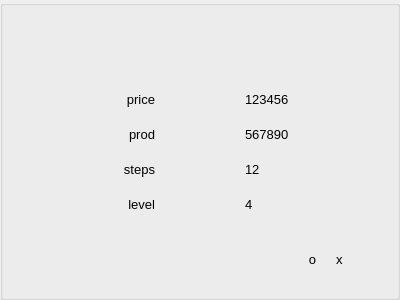
               <widget class="QGroupBox" name="groupBox_4">
                <property name="minimumSize">
                 <size>
                  <width>400</width>
                  <height>300</height>
                 </size>
                </property>
                <property name="maximumSize">
                 <size>
                  <width>400</width>
                  <height>300</height>
                 </size>
                </property>
                <property name="palette">
                 <palette>
                  <active>
                   <colorrole role="ToolTipText">
                    <brush brushstyle="SolidPattern">
                     <color alpha="255">
                      <red>255</red>
                      <green>255</green>
                      <blue>255</blue>
                     </color>
                    </brush>
                   </colorrole>
                  </active>
                  <inactive>
                   <colorrole role="ToolTipText">
                    <brush brushstyle="SolidPattern">
                     <color alpha="255">
                      <red>255</red>
                      <green>255</green>
                      <blue>255</blue>
                     </color>
                    </brush>
                   </colorrole>
                  </inactive>
                  <disabled>
                   <colorrole role="ToolTipText">
                    <brush brushstyle="SolidPattern">
                     <color alpha="255">
                      <red>255</red>
                      <green>255</green>
                      <blue>255</blue>
                     </color>
                    </brush>
                   </colorrole>
                  </disabled>
                 </palette>
                </property>
                <property name="font">
                 <font>
                  <pointsize>10</pointsize>
                 </font>
                </property>
                <property name="title">
                 <string/>
                </property>
                <property name="alignment">
                 <set>Qt::AlignCenter</set>
                </property>
                <layout class="QHBoxLayout" name="horizontalLayout_12">
                 <property name="spacing">
                  <number>50</number>
                 </property>
                 <item>
                  <layout class="QVBoxLayout" name="verticalLayout_12">
                   <property name="spacing">
                    <number>20</number>
                   </property>
                   <property name="rightMargin">
                    <number>20</number>
                   </property>
                   <item>
                    <spacer name="verticalSpacer_28">
                     <property name="orientation">
                      <enum>Qt::Vertical</enum>
                     </property>
                     <property name="sizeHint" stdset="0">
                      <size>
                       <width>20</width>
                       <height>40</height>
                      </size>
                     </property>
                    </spacer>
                   </item>
                   <item>
                    <widget class="QLabel" name="label_38">
                     <property name="font">
                      <font>
                       <pointsize>10</pointsize>
                      </font>
                     </property>
                     <property name="text">
                      <string>price</string>
                     </property>
                     <property name="alignment">
                      <set>Qt::AlignRight|Qt::AlignTrailing|Qt::AlignVCenter</set>
                     </property>
                    </widget>
                   </item>
                   <item>
                    <widget class="QLabel" name="label_39">
                     <property name="font">
                      <font>
                       <pointsize>10</pointsize>
                      </font>
                     </property>
                     <property name="text">
                      <string>prod</string>
                     </property>
                     <property name="alignment">
                      <set>Qt::AlignRight|Qt::AlignTrailing|Qt::AlignVCenter</set>
                     </property>
                    </widget>
                   </item>
                   <item>
                    <widget class="QLabel" name="label_37">
                     <property name="font">
                      <font>
                       <pointsize>10</pointsize>
                      </font>
                     </property>
                     <property name="text">
                      <string>steps</string>
                     </property>
                     <property name="alignment">
                      <set>Qt::AlignRight|Qt::AlignTrailing|Qt::AlignVCenter</set>
                     </property>
                    </widget>
                   </item>
                   <item>
                    <widget class="QLabel" name="label_36">
                     <property name="font">
                      <font>
                       <pointsize>10</pointsize>
                      </font>
                     </property>
                     <property name="text">
                      <string>level</string>
                     </property>
                     <property name="alignment">
                      <set>Qt::AlignRight|Qt::AlignTrailing|Qt::AlignVCenter</set>
                     </property>
                    </widget>
                   </item>
                   <item>
                    <spacer name="verticalSpacer_29">
                     <property name="orientation">
                      <enum>Qt::Vertical</enum>
                     </property>
                     <property name="sizeHint" stdset="0">
                      <size>
                       <width>20</width>
                       <height>40</height>
                      </size>
                     </property>
                    </spacer>
                   </item>
                  </layout>
                 </item>
                 <item>
                  <layout class="QVBoxLayout" name="verticalLayout_14">
                   <property name="spacing">
                    <number>20</number>
                   </property>
                   <property name="leftMargin">
                    <number>20</number>
                   </property>
                   <property name="topMargin">
                    <number>20</number>
                   </property>
                   <item>
                    <spacer name="verticalSpacer_30">
                     <property name="orientation">
                      <enum>Qt::Vertical</enum>
                     </property>
                     <property name="sizeHint" stdset="0">
                      <size>
                       <width>20</width>
                       <height>40</height>
                      </size>
                     </property>
                    </spacer>
                   </item>
                   <item>
                    <widget class="QLabel" name="label_41">
                     <property name="font">
                      <font>
                       <pointsize>10</pointsize>
                      </font>
                     </property>
                     <property name="text">
                      <string>123456</string>
                     </property>
                    </widget>
                   </item>
                   <item>
                    <widget class="QLabel" name="label_43">
                     <property name="font">
                      <font>
                       <pointsize>10</pointsize>
                      </font>
                     </property>
                     <property name="text">
                      <string>567890</string>
                     </property>
                    </widget>
                   </item>
                   <item>
                    <widget class="QLabel" name="label_42">
                     <property name="font">
                      <font>
                       <pointsize>10</pointsize>
                      </font>
                     </property>
                     <property name="text">
                      <string>12</string>
                     </property>
                    </widget>
                   </item>
                   <item>
                    <widget class="QLabel" name="label_40">
                     <property name="font">
                      <font>
                       <pointsize>10</pointsize>
                      </font>
                     </property>
                     <property name="text">
                      <string>4</string>
                     </property>
                    </widget>
                   </item>
                   <item>
                    <layout class="QHBoxLayout" name="horizontalLayout_27">
                     <item>
                      <spacer name="verticalSpacer_39">
                       <property name="orientation">
                        <enum>Qt::Vertical</enum>
                       </property>
                       <property name="sizeHint" stdset="0">
                        <size>
                         <width>20</width>
                         <height>40</height>
                        </size>
                       </property>
                      </spacer>
                     </item>
                     <item>
                      <widget class="QLabel" name="label_67">
                       <property name="maximumSize">
                        <size>
                         <width>68</width>
                         <height>30</height>
                        </size>
                       </property>
                       <property name="text">
                        <string>о</string>
                       </property>
                       <property name="alignment">
                        <set>Qt::AlignRight|Qt::AlignTrailing|Qt::AlignVCenter</set>
                       </property>
                      </widget>
                     </item>
                     <item>
                      <widget class="QLabel" name="label_72">
                       <property name="text">
                        <string>x</string>
                       </property>
                      </widget>
                     </item>
                    </layout>
                   </item>
                  </layout>
                 </item>
                </layout>
               </widget>
